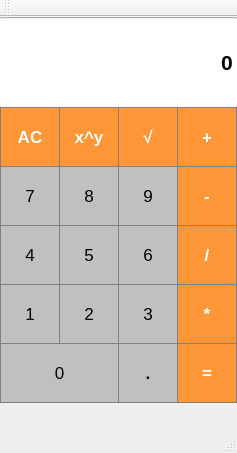
<?xml version="1.0" encoding="UTF-8"?>
<ui version="4.0">
 <class>MainWindow</class>
 <widget class="QMainWindow" name="MainWindow">
  <property name="geometry">
   <rect>
    <x>0</x>
    <y>0</y>
    <width>237</width>
    <height>453</height>
   </rect>
  </property>
  <property name="windowTitle">
   <string>MainWindow</string>
  </property>
  <property name="styleSheet">
   <string notr="true">QPushButton {
	background-color: #C0C0C0;
	border: 1px solid gray;
}

QPushButton:pressed {
	background-color: #A9A9A9;
	border: 1px solid gray;
}</string>
  </property>
  <widget class="QWidget" name="centralWidget">
   <widget class="QLineEdit" name="Display">
    <property name="geometry">
     <rect>
      <x>-1</x>
      <y>0</y>
      <width>239</width>
      <height>91</height>
     </rect>
    </property>
    <property name="font">
     <font>
      <pointsize>16</pointsize>
      <weight>75</weight>
      <bold>true</bold>
     </font>
    </property>
    <property name="text">
     <string>0</string>
    </property>
    <property name="alignment">
     <set>Qt::AlignRight|Qt::AlignTrailing|Qt::AlignVCenter</set>
    </property>
   </widget>
   <widget class="QPushButton" name="pushButton_AC">
    <property name="geometry">
     <rect>
      <x>0</x>
      <y>90</y>
      <width>60</width>
      <height>60</height>
     </rect>
    </property>
    <property name="font">
     <font>
      <pointsize>13</pointsize>
      <weight>75</weight>
      <bold>true</bold>
     </font>
    </property>
    <property name="styleSheet">
     <string notr="true">QPushButton {
  background-color: rgb(255, 151, 57);
  color: white; 
  border: 1px solid gray;
}

QPushButton:pressed {
    background-color: qlineargradient(x1: 0, y1: 0, x2: 0, y2: 1,
                                      stop: 0 #FF7832, stop: 1 #FF9739);
}</string>
    </property>
    <property name="text">
     <string>AC</string>
    </property>
   </widget>
   <widget class="QPushButton" name="pushButton_power">
    <property name="geometry">
     <rect>
      <x>59</x>
      <y>90</y>
      <width>60</width>
      <height>60</height>
     </rect>
    </property>
    <property name="font">
     <font>
      <pointsize>13</pointsize>
      <weight>75</weight>
      <bold>true</bold>
     </font>
    </property>
    <property name="styleSheet">
     <string notr="true">QPushButton {
  background-color: rgb(255, 151, 57);
  color: white; 
  border: 1px solid gray;
}

QPushButton:pressed {
    background-color: qlineargradient(x1: 0, y1: 0, x2: 0, y2: 1,
                                      stop: 0 #FF7832, stop: 1 #FF9739);
}</string>
    </property>
    <property name="text">
     <string>x^y</string>
    </property>
   </widget>
   <widget class="QPushButton" name="pushButton_sqrt">
    <property name="geometry">
     <rect>
      <x>118</x>
      <y>90</y>
      <width>60</width>
      <height>60</height>
     </rect>
    </property>
    <property name="font">
     <font>
      <pointsize>13</pointsize>
      <weight>75</weight>
      <bold>true</bold>
      <kerning>true</kerning>
     </font>
    </property>
    <property name="styleSheet">
     <string notr="true">QPushButton {
  background-color: rgb(255, 151, 57);
  color: white; 
  border: 1px solid gray;
}

QPushButton:pressed {
    background-color: qlineargradient(x1: 0, y1: 0, x2: 0, y2: 1,
                                      stop: 0 #FF7832, stop: 1 #FF9739);
}</string>
    </property>
    <property name="text">
     <string>√</string>
    </property>
   </widget>
   <widget class="QPushButton" name="pushButton_plus">
    <property name="geometry">
     <rect>
      <x>177</x>
      <y>90</y>
      <width>60</width>
      <height>60</height>
     </rect>
    </property>
    <property name="font">
     <font>
      <pointsize>13</pointsize>
      <weight>75</weight>
      <bold>true</bold>
     </font>
    </property>
    <property name="styleSheet">
     <string notr="true">QPushButton {
  background-color: rgb(255, 151, 57);
  color: white; 
  border: 1px solid gray;
}

QPushButton:pressed {
    background-color: qlineargradient(x1: 0, y1: 0, x2: 0, y2: 1,
                                      stop: 0 #FF7832, stop: 1 #FF9739);
}</string>
    </property>
    <property name="text">
     <string>+</string>
    </property>
   </widget>
   <widget class="QPushButton" name="pushButton_minus">
    <property name="geometry">
     <rect>
      <x>177</x>
      <y>149</y>
      <width>60</width>
      <height>60</height>
     </rect>
    </property>
    <property name="font">
     <font>
      <pointsize>13</pointsize>
      <weight>75</weight>
      <bold>true</bold>
     </font>
    </property>
    <property name="styleSheet">
     <string notr="true">QPushButton {
  background-color: rgb(255, 151, 57);
  color: white; 
  border: 1px solid gray;
}

QPushButton:pressed {
    background-color: qlineargradient(x1: 0, y1: 0, x2: 0, y2: 1,
                                      stop: 0 #FF7832, stop: 1 #FF9739);
}</string>
    </property>
    <property name="text">
     <string>-</string>
    </property>
   </widget>
   <widget class="QPushButton" name="pushButton_9">
    <property name="geometry">
     <rect>
      <x>118</x>
      <y>149</y>
      <width>60</width>
      <height>60</height>
     </rect>
    </property>
    <property name="font">
     <font>
      <pointsize>13</pointsize>
      <weight>50</weight>
      <bold>false</bold>
     </font>
    </property>
    <property name="text">
     <string>9</string>
    </property>
   </widget>
   <widget class="QPushButton" name="pushButton_8">
    <property name="geometry">
     <rect>
      <x>59</x>
      <y>149</y>
      <width>60</width>
      <height>60</height>
     </rect>
    </property>
    <property name="font">
     <font>
      <pointsize>13</pointsize>
      <weight>50</weight>
      <bold>false</bold>
     </font>
    </property>
    <property name="text">
     <string>8</string>
    </property>
   </widget>
   <widget class="QPushButton" name="pushButton_7">
    <property name="geometry">
     <rect>
      <x>0</x>
      <y>149</y>
      <width>60</width>
      <height>60</height>
     </rect>
    </property>
    <property name="font">
     <font>
      <pointsize>13</pointsize>
      <weight>50</weight>
      <bold>false</bold>
     </font>
    </property>
    <property name="text">
     <string>7</string>
    </property>
   </widget>
   <widget class="QPushButton" name="pushButton_5">
    <property name="geometry">
     <rect>
      <x>59</x>
      <y>208</y>
      <width>60</width>
      <height>60</height>
     </rect>
    </property>
    <property name="font">
     <font>
      <pointsize>13</pointsize>
      <weight>50</weight>
      <bold>false</bold>
     </font>
    </property>
    <property name="text">
     <string>5</string>
    </property>
   </widget>
   <widget class="QPushButton" name="pushButton_div">
    <property name="geometry">
     <rect>
      <x>177</x>
      <y>208</y>
      <width>60</width>
      <height>60</height>
     </rect>
    </property>
    <property name="font">
     <font>
      <pointsize>13</pointsize>
      <weight>75</weight>
      <bold>true</bold>
     </font>
    </property>
    <property name="styleSheet">
     <string notr="true">QPushButton {
  background-color: rgb(255, 151, 57);
  color: white; 
  border: 1px solid gray;
}

QPushButton:pressed {
    background-color: qlineargradient(x1: 0, y1: 0, x2: 0, y2: 1,
                                      stop: 0 #FF7832, stop: 1 #FF9739);
}</string>
    </property>
    <property name="text">
     <string>/</string>
    </property>
   </widget>
   <widget class="QPushButton" name="pushButton_4">
    <property name="geometry">
     <rect>
      <x>0</x>
      <y>208</y>
      <width>60</width>
      <height>60</height>
     </rect>
    </property>
    <property name="font">
     <font>
      <pointsize>13</pointsize>
      <weight>50</weight>
      <bold>false</bold>
     </font>
    </property>
    <property name="text">
     <string>4</string>
    </property>
   </widget>
   <widget class="QPushButton" name="pushButton_6">
    <property name="geometry">
     <rect>
      <x>118</x>
      <y>208</y>
      <width>60</width>
      <height>60</height>
     </rect>
    </property>
    <property name="font">
     <font>
      <pointsize>13</pointsize>
      <weight>50</weight>
      <bold>false</bold>
     </font>
    </property>
    <property name="text">
     <string>6</string>
    </property>
   </widget>
   <widget class="QPushButton" name="pushButton_dot">
    <property name="geometry">
     <rect>
      <x>118</x>
      <y>326</y>
      <width>60</width>
      <height>60</height>
     </rect>
    </property>
    <property name="font">
     <font>
      <pointsize>13</pointsize>
      <weight>75</weight>
      <bold>true</bold>
     </font>
    </property>
    <property name="text">
     <string>.</string>
    </property>
   </widget>
   <widget class="QPushButton" name="pushButton_0">
    <property name="geometry">
     <rect>
      <x>0</x>
      <y>326</y>
      <width>119</width>
      <height>60</height>
     </rect>
    </property>
    <property name="font">
     <font>
      <pointsize>13</pointsize>
      <weight>50</weight>
      <bold>false</bold>
     </font>
    </property>
    <property name="text">
     <string>0</string>
    </property>
   </widget>
   <widget class="QPushButton" name="pushButton_3">
    <property name="geometry">
     <rect>
      <x>118</x>
      <y>267</y>
      <width>60</width>
      <height>60</height>
     </rect>
    </property>
    <property name="font">
     <font>
      <pointsize>13</pointsize>
      <weight>50</weight>
      <bold>false</bold>
     </font>
    </property>
    <property name="text">
     <string>3</string>
    </property>
   </widget>
   <widget class="QPushButton" name="pushButton_1">
    <property name="geometry">
     <rect>
      <x>0</x>
      <y>267</y>
      <width>60</width>
      <height>60</height>
     </rect>
    </property>
    <property name="font">
     <font>
      <pointsize>13</pointsize>
      <weight>50</weight>
      <bold>false</bold>
     </font>
    </property>
    <property name="text">
     <string>1</string>
    </property>
   </widget>
   <widget class="QPushButton" name="pushButton_multi">
    <property name="geometry">
     <rect>
      <x>177</x>
      <y>267</y>
      <width>60</width>
      <height>60</height>
     </rect>
    </property>
    <property name="font">
     <font>
      <pointsize>13</pointsize>
      <weight>75</weight>
      <bold>true</bold>
     </font>
    </property>
    <property name="styleSheet">
     <string notr="true">QPushButton {
  background-color: rgb(255, 151, 57);
  color: white; 
  border: 1px solid gray;
}

QPushButton:pressed {
    background-color: qlineargradient(x1: 0, y1: 0, x2: 0, y2: 1,
                                      stop: 0 #FF7832, stop: 1 #FF9739);
}</string>
    </property>
    <property name="text">
     <string>*</string>
    </property>
   </widget>
   <widget class="QPushButton" name="pushButton_2">
    <property name="geometry">
     <rect>
      <x>59</x>
      <y>267</y>
      <width>60</width>
      <height>60</height>
     </rect>
    </property>
    <property name="font">
     <font>
      <pointsize>13</pointsize>
      <weight>50</weight>
      <bold>false</bold>
     </font>
    </property>
    <property name="text">
     <string>2</string>
    </property>
   </widget>
   <widget class="QPushButton" name="pushButton_equals">
    <property name="geometry">
     <rect>
      <x>177</x>
      <y>326</y>
      <width>60</width>
      <height>60</height>
     </rect>
    </property>
    <property name="font">
     <font>
      <pointsize>13</pointsize>
      <weight>75</weight>
      <bold>true</bold>
     </font>
    </property>
    <property name="styleSheet">
     <string notr="true">QPushButton {
  background-color: rgb(255, 151, 57);
  color: white; 
  border: 1px solid gray;
}

QPushButton:pressed {
    background-color: qlineargradient(x1: 0, y1: 0, x2: 0, y2: 1,
                                      stop: 0 #FF7832, stop: 1 #FF9739);
}</string>
    </property>
    <property name="text">
     <string>=</string>
    </property>
   </widget>
  </widget>
  <widget class="QMenuBar" name="menuBar">
   <property name="geometry">
    <rect>
     <x>0</x>
     <y>0</y>
     <width>237</width>
     <height>30</height>
    </rect>
   </property>
  </widget>
  <widget class="QToolBar" name="mainToolBar">
   <attribute name="toolBarArea">
    <enum>TopToolBarArea</enum>
   </attribute>
   <attribute name="toolBarBreak">
    <bool>false</bool>
   </attribute>
  </widget>
  <widget class="QStatusBar" name="statusBar"/>
 </widget>
 <layoutdefault spacing="6" margin="11"/>
 <resources/>
 <connections/>
</ui>
